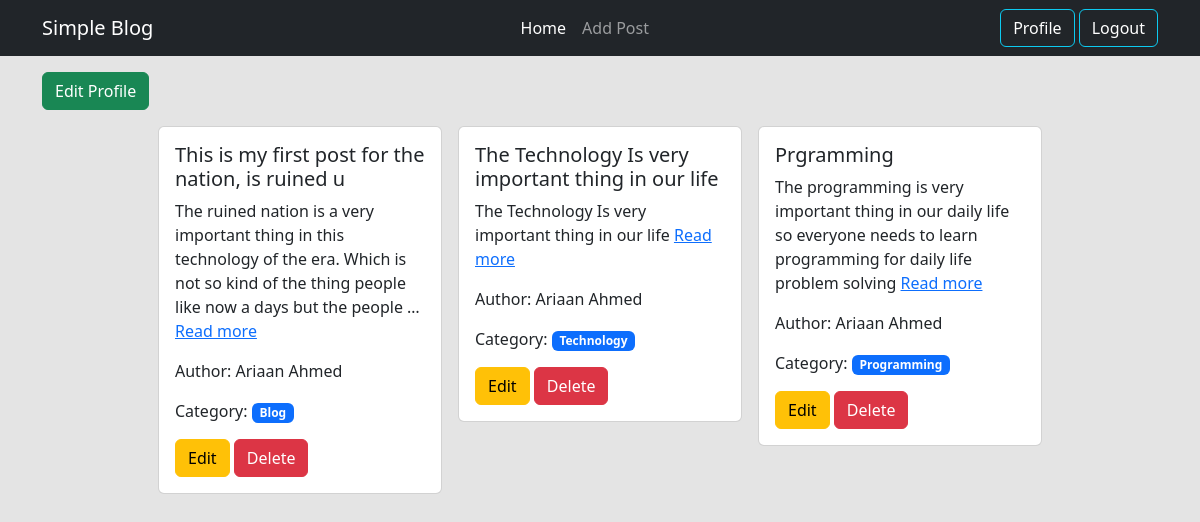
The app's page /author/profile/ (signed in) with its own data.
### posts/models.py (models this page shows, shortened)
class Post(models.Model):
    title = models.CharField(max_length=50)
    content = models.TextField()
    category = models.ManyToManyField(Category)
    author = models.ForeignKey(User, on_delete=models.CASCADE)

### categories/models.py (models this page shows, shortened)
class Category(models.Model):
    name = models.CharField(max_length=100)
    slug = models.SlugField(max_length=100, unique=True, null=True, blank=True)

### author/views.py (the view)
# urls.py: path("profile/", views.profile, name="profile"),
@login_required
def profile(request):
    data = Post.objects.filter(author = request.user)
    return render(request, "profile.html", {'data': data})

### author/templates/profile.html
{% extends 'base.html' %}
{% load crispy_forms_tags %}
{% block content %}
  <div class="container">
    <a class="btn btn-success mt-3" href="{% url 'edit_profile' %}">Edit Profile</a>
  </div>
  <div class="d-flex flex-wrap justify-content-center mt-3">
    {% for post in data %}
      <div class="col-sm-3 mb-3 mb-sm-0">
        <div class="card mx-2">
          <div class="card-body">
            <h5 class="card-title">{{ post.title }}</h5>
            <p class="card-text">
              {{ post.content|truncatewords:30 }}
              <a href="{% url 'edit_post' post.id %}">Read more</a>
            </p>
            <p>Author: {{ post.author.first_name }} {{ post.author.last_name }}</p>
            <p>
              Category:{% for cat in post.category.all %}
                <span class="badge text-bg-primary text-white">{{ cat.name }}</span>
              {% endfor %}
            </p>
            <a href="{% url 'edit_post' post.id %}" class="btn btn-warning">Edit</a>
            <a href="{% url 'delete_post' post.id %}" class="btn btn-danger">Delete</a>
          </div>
        </div>
      </div>
    {% endfor %}
  </div>
{% endblock %}

### templates/base.html (shortened to what this page needs)
{% load static %}
<!DOCTYPE html>
<html lang="en">
<head>
  <link rel="stylesheet" href="{% static 'bootstrap-5.3.3-dist/css/bootstrap.min.css' %}" />
</head>
<body style="background-color: #e4e4e4;">
  <nav class="navbar navbar-expand-lg navbar-dark bg-dark">
    <div class="container">
      <a class="navbar-brand" href="/">Simple Blog</a>
      <div class="collapse navbar-collapse" id="navbarSupportedContent">
        <ul class="navbar-nav mx-auto mb-2 mb-lg-0">
          <li class="nav-item">
            <a class="nav-link active" href="{% url 'homepage' %}">Home</a>
          </li>
          {% if request.user.is_authenticated %}
          <li class="nav-item">
            <a class="nav-link" href="{% url 'add_post' %}">Add Post</a>
          </li>
          {% endif %}
        </ul>
        <div>
          {% if request.user.is_authenticated %}
          <button class="btn btn-outline-info text-white">
            <a class="nav-link" href="{% url 'profile' %}">Profile</a>
          </button>
          <button class="btn btn-outline-info text-white">
            <a class="nav-link" href="{% url 'logout' %}">Logout</a>
          </button>
          {% endif %}
        </div>
      </div>
    </div>
  </nav>
  {% block content %}
  {% endblock %}
</body>
</html>

### records on screen
Post: title "This is my first post for the nation, is ruined u", content "The ruined nation is a very important thing in this technology of the era. Which is not so kind of the thing people like now a days but the people …", author.first_name "Ariaan", author.last_name "Ahmed"
Category: name "Blog"
Post: title "The Technology Is very important thing in our life", content "The Technology Is very important thing in our life", author.first_name "Ariaan", author.last_name "Ahmed"
Category: name "Technology"
Post: title "Prgramming", content "The programming is very important thing in our daily life so everyone needs to learn programming for daily life problem solving", author.first_name "Ariaan", author.last_name "Ahmed"
Category: name "Programming"
